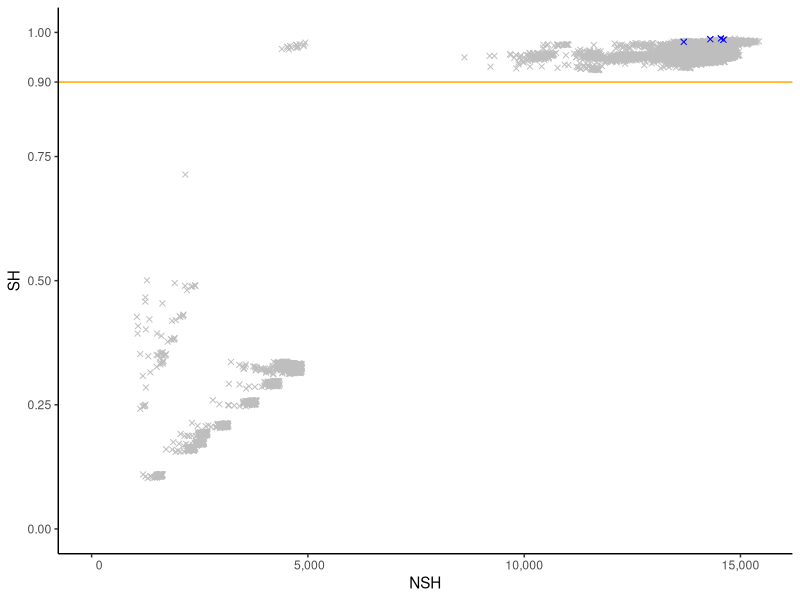
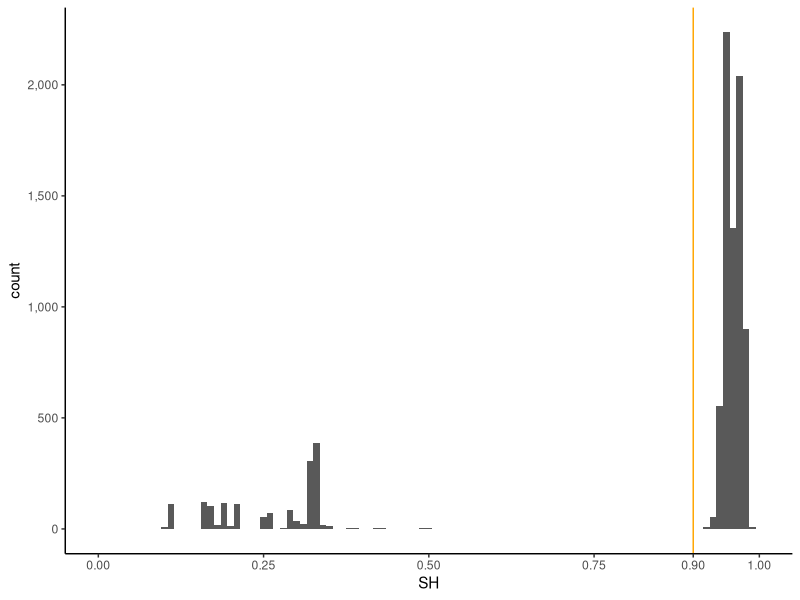

These figures' R source, in order:
#!/usr/bin/env Rscript

library(ggplot2)

obj <- read.table("./output/SH_indices.txt", header = TRUE)
obj01 = subset(obj, Type == "TR")

png("NSH_SH.png", width = 600, height = 600, res = 300)
ggplot(obj, aes(NSH, SH, color=Type)) +
  geom_point(shape = 4) +
  geom_hline(yintercept = 0.9, color = "orange") +
  theme_classic() +
  ylab("SH") +
  xlab("NSH") +
  scale_x_continuous(limits = c(0, max(obj$NSH) +1), labels=function(x) format(x, big.mark = ",", scientific = FALSE)) +
  scale_y_continuous(limits = c(0,1), breaks = c(0, 0.25, 0.50, 0.75, 0.90, 1)) +
  scale_color_manual(values = c("TR" = "blue", "Non-TR" = "grey")) +
  geom_point(data=obj01, mapping=aes(NSH, SH), shape = 4) +
  theme(legend.position = "none")

dev.off()


png("SH_histogram.png", width = 600, height = 600, res = 300)
ggplot(obj, aes(SH)) +
  geom_histogram(binwidth = 0.01) +
  geom_vline(xintercept = 0.90, color = "orange") +
  theme_classic() +
  xlab("SH") +
  scale_y_continuous(labels=function(x) format(x, big.mark = ",", scientific = FALSE)) +
  scale_x_continuous(limits = c(0,1), breaks = c(0, 0.25, 0.50, 0.75, 0.90, 1))
dev.off()
